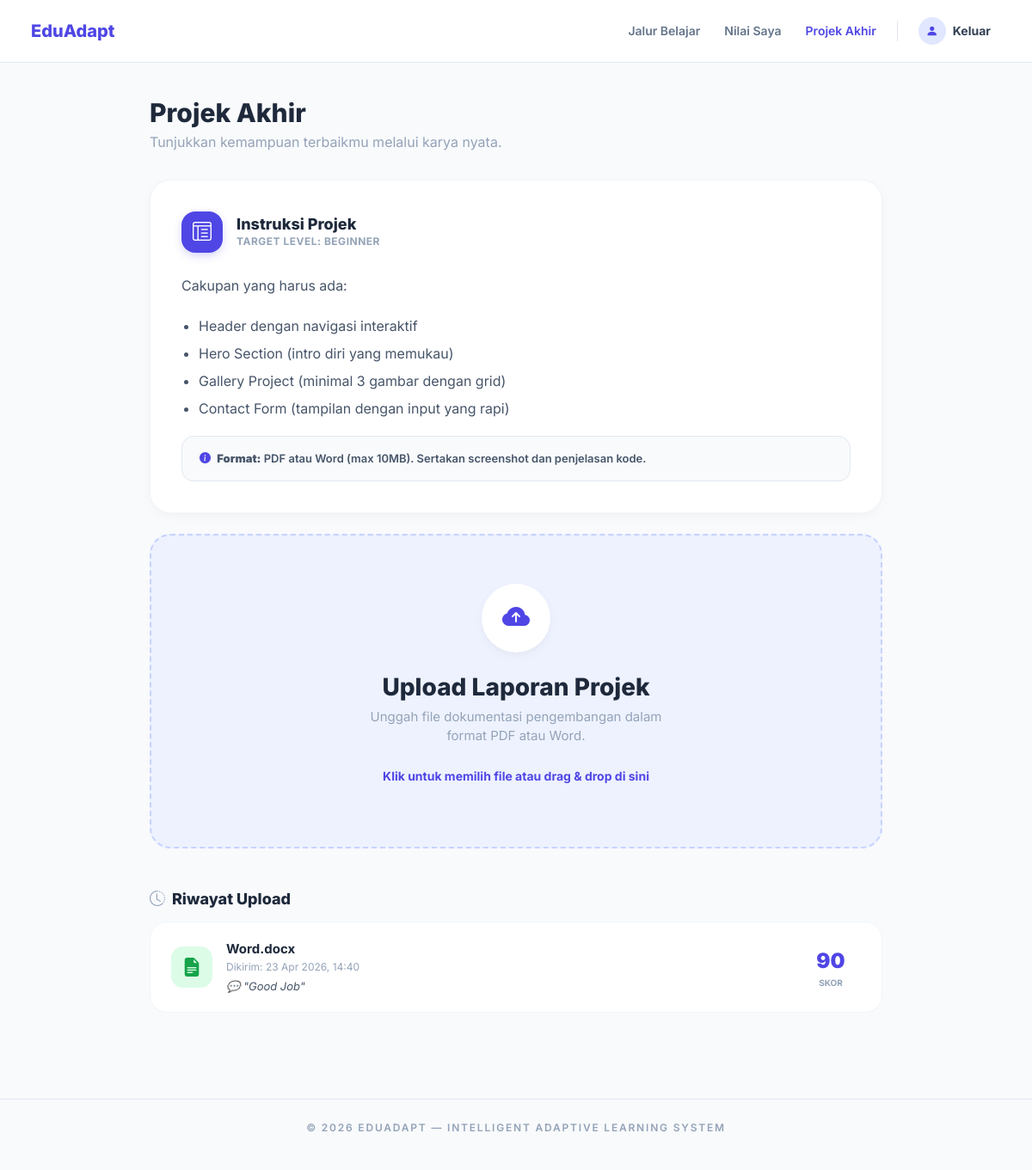
Page /siswa/project_upload.php (signed in) on the committed database.
### tables this page shows
CREATE TABLE `projects` (
  `id` int(11) NOT NULL,
  `student_id` varchar(10) NOT NULL,
  `file_name` varchar(255) NOT NULL,
  `file_path` varchar(255) NOT NULL,
  `score` int(11) DEFAULT NULL,
  `teacher_feedback` text DEFAULT NULL,
  `submitted_at` timestamp NOT NULL DEFAULT current_timestamp()
);

### includes/auth.php (called while the page is built, shortened)
<?php
function isLoggedIn() {
    return isset($_SESSION['user_id']);
}
function getCurrentUser() {
    return [
        'id'    => $_SESSION['user_id'],
        'name'  => $_SESSION['user_name'],
        'email' => $_SESSION['user_email'],
        'role'  => $_SESSION['user_role'],
        'level' => $_SESSION['user_level'] ?? null,
    ];
}
?>

### siswa/project_upload.php (the view, shortened to what this page needs)
<?php
require_once __DIR__ . '/../koneksi.php';
require_once __DIR__ . '/../includes/auth.php';
$user = getCurrentUser();
$stmt = $conn->prepare("SELECT * FROM projects WHERE student_id = ? ORDER BY submitted_at DESC");
$stmt->bind_param("s", $user['id']);
$stmt->execute();
$my_projects = $stmt->get_result()->fetch_all(MYSQLI_ASSOC);
?>
<!DOCTYPE html>
<html lang="id">
<head>
    <link rel="stylesheet" href="../node_modules/bootstrap/dist/css/bootstrap.min.css">
</head>
<body>
<?php include __DIR__ . '/../includes/header.php'; ?>
<main style="max-width: 900px; margin: 0 auto; padding: 40px 24px;" class="animate-in">
    <h1 style="font-size: 1.875rem; font-weight: 800; color: #1e293b; margin-bottom: 4px;">Projek Akhir</h1>
    <p style="color: #94a3b8; margin-bottom: 32px;">Tunjukkan kemampuan terbaikmu melalui karya nyata.</p>
    <div class="instruction-card mb-4">
        <div class="d-flex align-items-center gap-3 mb-4">
            <div style="width: 48px; height: 48px; background: #4f46e5; border-radius: 16px; display: flex; align-items: center; justify-content: center; color: #fff; font-size: 22px; box-shadow: 0 4px 12px -2px rgba(79,70,229,0.3);">
                <i class="bi bi-layout-text-window-reverse"></i>
            </div>
            <div>
                <h3 style="font-weight: 800; color: #1e293b; margin: 0; font-size: 1.125rem;">Instruksi Projek</h3>
                <p style="margin: 0; color: #94a3b8; font-size: 12px; font-weight: 700; text-transform: uppercase; letter-spacing: 0.5px;">
                    Target Level: <?= $user['level'] ?>
                </p>
            </div>
        </div>
        <p style="color: #475569; line-height: 1.8;">Cakupan yang harus ada:</p>
        <ul style="color: #475569; line-height: 2; padding-left: 20px;">
            <li>Header dengan navigasi interaktif</li>
            <li>Hero Section (intro diri yang memukau)</li>
            <li>Gallery Project (minimal 3 gambar dengan grid)</li>
            <li>Contact Form (tampilan dengan input yang rapi)</li>
        </ul>
        <div style="background: #f8fafc; border-radius: 14px; padding: 16px 20px; border: 1px solid #e2e8f0; margin-top: 16px;">
            <p style="font-size: 0.8125rem; font-weight: 600; color: #475569; margin: 0;">
                <i class="bi bi-info-circle-fill me-1" style="color: #4f46e5;"></i>
                <strong>Format:</strong> PDF atau Word (max 10MB). Sertakan screenshot dan penjelasan kode.
            </p>
        </div>
    </div>
    <form method="POST" enctype="multipart/form-data" id="uploadForm">
        <div class="upload-zone" id="uploadZone" onclick="document.getElementById('fileInput').click();">
            <div class="upload-icon">
                <i class="bi bi-cloud-arrow-up-fill"></i>
            </div>
            <h3 style="font-weight: 800; color: #1e293b; margin-bottom: 6px;">Upload Laporan Projek</h3>
            <p style="color: #94a3b8; max-width: 360px; margin: 0 auto 24px; font-size: 0.9375rem;">
                Unggah file dokumentasi pengembangan dalam format PDF atau Word.
            </p>
            <p style="color: #4f46e5; font-weight: 700; font-size: 0.875rem;" id="fileNameDisplay">
                Klik untuk memilih file atau drag & drop di sini
            </p>
        </div>
    </form>
    <?php if (!empty($my_projects)): ?>
    <div class="mt-5">
        <h3 style="font-weight: 800; color: #1e293b; margin-bottom: 16px; font-size: 1.125rem;">
            <i class="bi bi-clock-history me-1" style="color: #94a3b8;"></i> Riwayat Upload
        </h3>
        <?php foreach ($my_projects as $p): ?>
        <div class="history-card">
            <div class="file-icon" style="background: <?= $p['score'] ? '#dcfce7' : '#eef2ff' ?>; color: <?= $p['score'] ? '#16a34a' : '#4f46e5' ?>;">
                <i class="bi bi-file-earmark-text-fill"></i>
            </div>
            <div style="flex: 1; min-width: 0;">
                <p style="font-weight: 700; color: #1e293b; margin: 0; font-size: 0.9375rem; overflow: hidden; text-overflow: ellipsis; white-space: nowrap;">
                    <?= htmlspecialchars($p['file_name']) ?>
                </p>
                <p style="color: #94a3b8; font-size: 12px; margin: 0;">
                    Dikirim: <?= date('d M Y, H:i', strtotime($p['submitted_at'])) ?>
                </p>
                <?php if ($p['teacher_feedback']): ?>
                    <p style="color: #475569; font-size: 0.8125rem; margin: 4px 0 0; font-style: italic;">
                        💬 "<?= htmlspecialchars($p['teacher_feedback']) ?>"
                    </p>
                <?php endif; ?>
            </div>
            <div style="text-align: center; min-width: 70px;">
                <?php if ($p['score'] !== null): ?>
                    <div style="font-size: 1.5rem; font-weight: 900; color: #4f46e5;"><?= $p['score'] ?></div>
                    <div style="font-size: 10px; color: #94a3b8; font-weight: 700;">SKOR</div>
                <?php else: ?>
                    <span style="background: #fef3c7; color: #d97706; padding: 4px 12px; border-radius: 8px; font-size: 11px; font-weight: 800; text-transform: uppercase;">Menunggu</span>
                <?php endif; ?>
            </div>
        </div>
        <?php endforeach; ?>
    </div>
    <?php endif; ?>
</main>
<?php include __DIR__ . '/../includes/footer.php'; ?>
</body>
</html>

### siswa/project_upload.php (style rules this page uses)
.instruction-card { background: #fff; border-radius: 24px; padding: 36px; border: 1px solid #f1f5f9; box-shadow: 0 4px 14px -2px rgba(0,0,0,0.04); }
.upload-zone { background: #eef2ff; border: 2px dashed #c7d2fe; border-radius: 24px; padding: 56px 32px; text-align: center; cursor: pointer; transition: all 0.3s; }
.upload-icon { width: 80px; height: 80px; background: #fff; border-radius: 50%; display: flex; align-items: center; justify-content: center; margin: 0 auto 24px; box-shadow: 0 4px 14px -4px rgba(0,0,0,0.08); font-size: 32px; color: #4f46e5; transition: transform 0.3s; }
.history-card { background: #fff; border-radius: 20px; padding: 20px 24px; border: 1px solid #f1f5f9; display: flex; align-items: center; gap: 16px; margin-bottom: 12px; transition: all 0.2s; }
.file-icon { width: 48px; height: 48px; border-radius: 14px; display: flex; align-items: center; justify-content: center; font-size: 22px; }
.animate-in { animation: fadeInUp 0.5s ease-out; }

### includes/header.php (style rules this page uses)
body { font-family: 'Inter', sans-serif !important; background-color: #f8fafc; }

### rows in the picture
projects: file_name "Word.docx", submitted_at "23 Apr 2026, 14:40", teacher_feedback "Good Job", score "90"

### other values in the picture
$user['level'] "BEGINNER"
